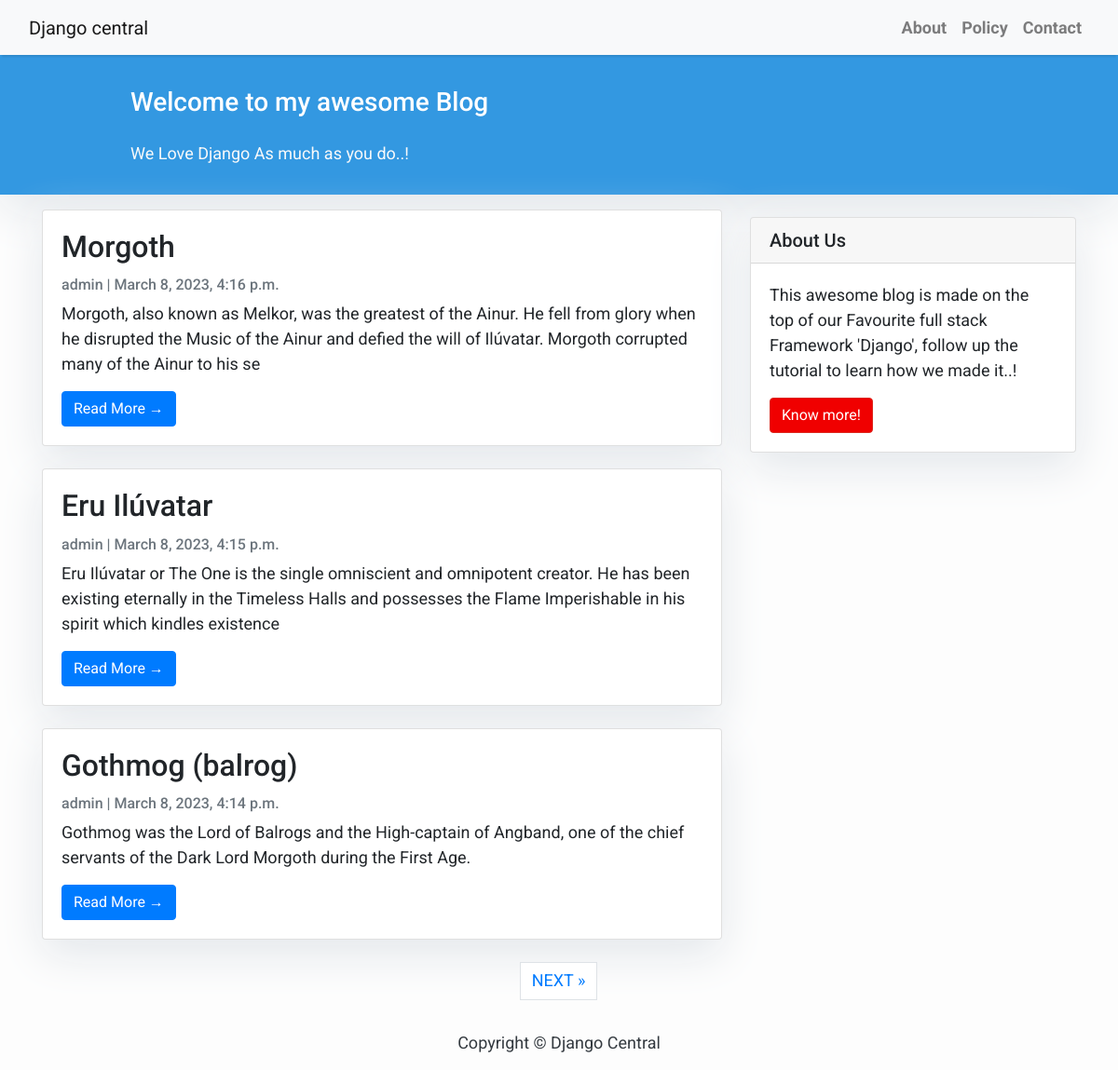
Screenshot of /blog/ with the database file from the repository.
### blog/models.py (models this page shows, shortened)
class Post(models.Model):
    title = models.CharField(max_length=200, unique=True)
    slug = models.SlugField(max_length=200, unique=True)
    author = models.ForeignKey(User, on_delete=models.CASCADE, related_name= "blog_post")
    updated_on = models.DateTimeField(auto_now= True)
    content = models.TextField()
    created_on = models.DateTimeField(auto_now_add=True)
    status = models.IntegerField(choices=STATUS, default=0)
    class Meta:
        ordering = ['-created_on']

### blog/views.py (the view)
# urls.py: path('', views.PostList.as_view(), name='home'),
class PostList(generic.ListView):
    queryset = Post.objects.filter(status=1).order_by('-created_on')
    template_name = 'index.html'
    paginate_by = 3

### blog/templates/index.html (shortened to what this page needs)
{% extends "base.html" %}
 {% block content %}
    <header class="masthead" >
            <div class="container">
              <div class="row">
                <div class=" col-md-8 col-md-10 mx-auto">
                  <div class="site-heading">
                    <h3 class=" site-heading my-4 mt-3 text-white"> Welcome to my awesome Blog </h3>
                    <p class="text-light">We Love Django As much as you do..! &nbsp
                    </p>
                </div>
                    </div>
                  </div>
                </div>
              </header>
            <div class="container">
                <div class="row">
              <div class="col-md-8 mt-3 left">
                    {% for post in post_list %}
                <div class="card mb-4" >
                  <div class="card-body">
                    <h2 class="card-title">{{ post.title }}</h2>
                    <p class="card-text text-muted h6">{{ post.author }} | {{ post.created_on}} </p>
                    <p class="card-text">{{post.content|slice:":200" }}</p>
                    <a href="{% url 'post_detail' post.slug  %}" class="btn btn-primary">Read More &rarr;</a>
                  </div>
                </div>
                {% endfor %}
            </div>
                {% block sidebar %}
                {% include 'sidebar.html' %}
                {% endblock sidebar %}
            </div>
        </div>
        {% if is_paginated %}
  <ul class="pagination justify-content-center">
    {% if page_obj.has_next %}
    <li><a href="?page={{ page_obj.next_page_number }}" class="page-link"> NEXT &raquo;</a></li>
    {% endif %}
  </ul>
{% endif %}
{%endblock%}

### blog/templates/base.html (shortened to what this page needs)
<!DOCTYPE html>
<html>
  <head>
    <link
      rel="stylesheet"
      href="https://maxcdn.bootstrapcdn.com/bootstrap/4.0.0/css/bootstrap.min.css"
    />
  </head>
  <body>
    <nav class="navbar navbar-expand-lg navbar-light bg-light shadow" id="mainNav">
      <div class="container-fluid">
        <a class="navbar-brand" href="{% url 'home' %}" >Django central</a>
        <div class="collapse navbar-collapse" id="navbarResponsive">
          <ul class="navbar-nav ml-auto">
            <li class="nav-item text-black">
              <a
                class="nav-link text-black font-weight-bold"
                href="#"
                >About</a
              >
            </li>
            <li class="nav-item text-black">
              <a
                class="nav-link text-black font-weight-bold"
                href="#"
                >Policy</a
              >
            </li>
            <li class="nav-item text-black">
              <a
                class="nav-link text-black font-weight-bold"
                href="#"
                >Contact</a
              >
            </li>
          </ul>
        </div>
      </div>
    </nav>
            {% block content %}{% endblock content %}
    <footer class="py-3 bg-grey">
              <p class="m-0 text-dark text-center ">Copyright &copy; Django Central</p>
    </footer>
  </body>
</html>

### blog/templates/sidebar.html (shortened to what this page needs)
{% block sidebar %}
<div class="col-md-4 float-right ">
<div class="card my-4">
        <h5 class="card-header">About Us</h5>
    <div class="card-body">
        <p class="card-text"> This awesome blog is made on the top of our Favourite full stack Framework 'Django', follow up the tutorial to learn how we made it..!</p>
        <a href="#"
           class="btn btn-danger">Know more!</a>
    </div>
</div>
</div>
{% endblock sidebar %}

### blog/templates/base.html (style rules this page uses)
body { font-family: "Roboto", sans-serif; font-size: 17px; background-color: #fdfdfd; }
.shadow { box-shadow: 0 4px 2px -2px rgba(0,0,0,0.1); }
.btn-danger { color: #fff; background-color: #f00000; border-color: #dc281e; }
.masthead { background:#3398E1; height: auto; padding-bottom: 15px; box-shadow: 0 16px 48px #E3E7EB; padding-top: 10px; }

### blog/templates/index.html (style rules this page uses)
body { font-family: "Roboto", sans-serif; font-size: 18px; background-color: #fdfdfd; }
.card { box-shadow: 0 16px 48px #E3E7EB; }

### blog/templates/sidebar.html (style rules this page uses)
.card { box-shadow: 0 16px 48px #E3E7EB; }

### rows the page displays
Post: title "Morgoth", author "admin", created_on "March 8, 2023, 4:16 p.m.", content "Morgoth, also known as Melkor, was the greatest of the Ainur. He fell from glory when he disrupted the Music of the Ainur and defied the will of Ilúvatar. Morgoth corrupted many of the Ainur to his se"
Post: title "Eru Ilúvatar", author "admin", created_on "March 8, 2023, 4:15 p.m.", content "Eru Ilúvatar or The One is the single omniscient and omnipotent creator. He has been existing eternally in the Timeless Halls and possesses the Flame Imperishable in his spirit which kindles existence"
Post: title "Gothmog (balrog)", author "admin", created_on "March 8, 2023, 4:14 p.m.", content "Gothmog was the Lord of Balrogs and the High-captain of Angband, one of the chief servants of the Dark Lord Morgoth during the First Age."
